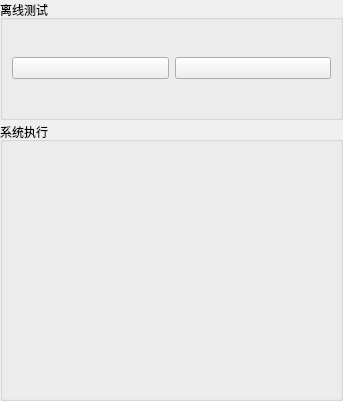
<?xml version="1.0" encoding="UTF-8"?>
<ui version="4.0">
 <class>OperationViewWidget</class>
 <widget class="QWidget" name="OperationViewWidget">
  <property name="geometry">
   <rect>
    <x>0</x>
    <y>0</y>
    <width>343</width>
    <height>401</height>
   </rect>
  </property>
  <property name="windowTitle">
   <string>OperationViewWidget</string>
  </property>
  <layout class="QVBoxLayout" name="verticalLayout" stretch="3,7">
   <property name="spacing">
    <number>2</number>
   </property>
   <property name="leftMargin">
    <number>0</number>
   </property>
   <property name="topMargin">
    <number>0</number>
   </property>
   <property name="rightMargin">
    <number>0</number>
   </property>
   <property name="bottomMargin">
    <number>0</number>
   </property>
   <item>
    <widget class="QGroupBox" name="groupBox">
     <property name="title">
      <string>离线测试</string>
     </property>
     <layout class="QHBoxLayout" name="horizontalLayout">
      <item>
       <widget class="QPushButton" name="pushButton_previousImage">
        <property name="text">
         <string/>
        </property>
        <property name="icon">
         <iconset resource="../../resource.qrc">
          <normaloff>:/assets/previousimage.png</normaloff>:/assets/previousimage.png</iconset>
        </property>
        <property name="iconSize">
         <size>
          <width>32</width>
          <height>32</height>
         </size>
        </property>
       </widget>
      </item>
      <item>
       <widget class="QPushButton" name="pushButton_nextImage">
        <property name="text">
         <string/>
        </property>
        <property name="icon">
         <iconset resource="../../resource.qrc">
          <normaloff>:/assets/nextimage.png</normaloff>:/assets/nextimage.png</iconset>
        </property>
        <property name="iconSize">
         <size>
          <width>32</width>
          <height>32</height>
         </size>
        </property>
       </widget>
      </item>
     </layout>
    </widget>
   </item>
   <item>
    <widget class="QGroupBox" name="groupBox_2">
     <property name="title">
      <string>系统执行</string>
     </property>
    </widget>
   </item>
  </layout>
 </widget>
 <resources>
  <include location="../../resource.qrc"/>
 </resources>
 <connections/>
</ui>
